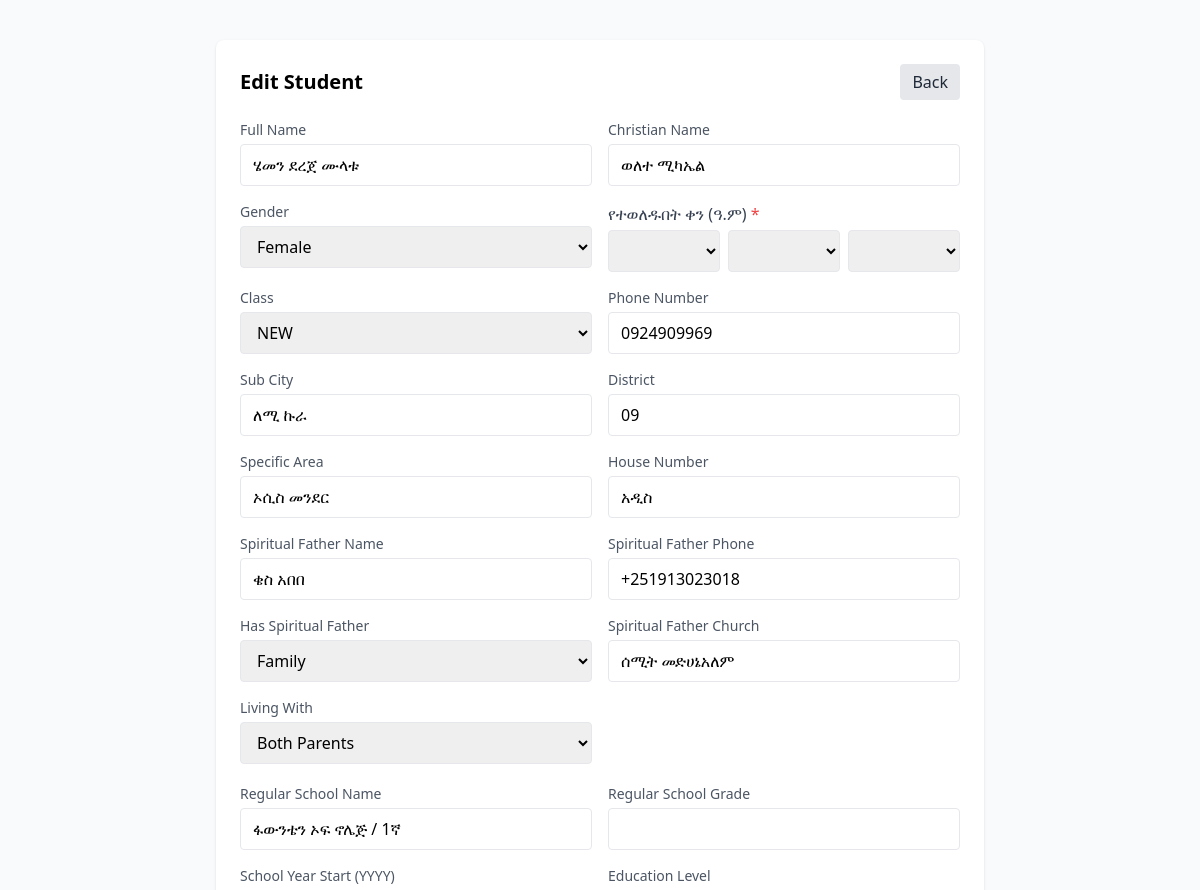
Before: /student_edit.php?id=138 (signed in, upper part) with the older database file.
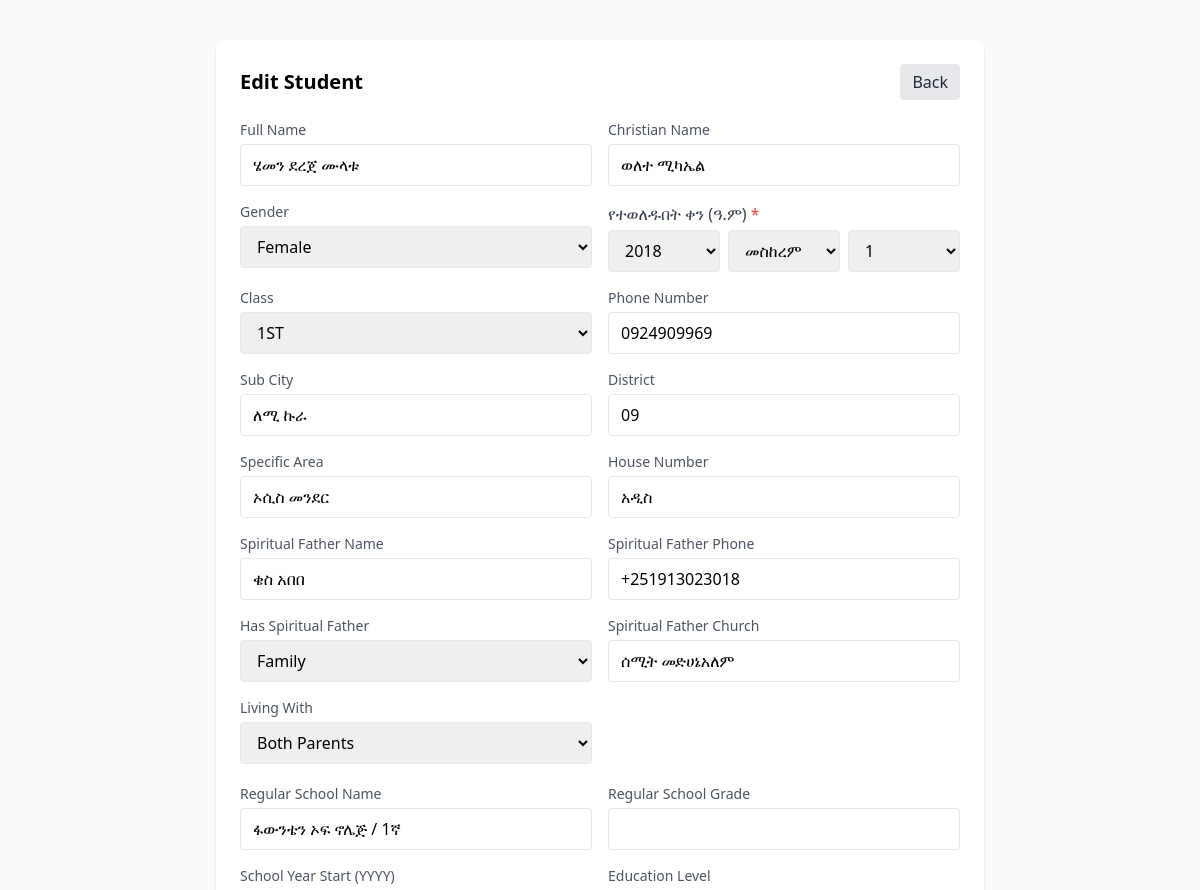
After: the same page with the newer database file.
### tables this page shows
CREATE TABLE `students` (
  `id` int(11) NOT NULL,
  `photo_path` varchar(255) DEFAULT NULL,
  `full_name` text NOT NULL,
  `christian_name` text DEFAULT NULL,
  `gender` enum('male','female') NOT NULL,
  `birth_date` date NOT NULL,
  `current_grade` varchar(32) NOT NULL DEFAULT 'new',
  `current_result_status` enum('pass','fail') DEFAULT NULL,
  `is_new_registration` tinyint(1) NOT NULL DEFAULT 0,
  `is_flagged` tinyint(1) NOT NULL DEFAULT 0,
  `school_year_start` int(11) DEFAULT NULL,
  `regular_school_name` text DEFAULT NULL,
  `regular_school_grade` text DEFAULT NULL,
  `phone_number` varchar(20) DEFAULT NULL,
  `has_spiritual_father` enum('own','family','none') NOT NULL,
  `spiritual_father_name` text DEFAULT NULL,
  `spiritual_father_phone` varchar(20) DEFAULT NULL,
  `spiritual_father_church` text DEFAULT NULL,
  `sub_city` text DEFAULT NULL,
  `district` text DEFAULT NULL,
  `specific_area` text DEFAULT NULL,
  `house_number` text DEFAULT NULL,
  `living_with` enum('both_parents','father_only','mother_only','relative_or_guardian') NOT NULL,
  `special_interests` text DEFAULT NULL,
  `siblings_in_school` text DEFAULT NULL,
  `physical_disability` text DEFAULT NULL,
  `weak_side` text DEFAULT NULL,
  `transferred_from_other_school` text DEFAULT NULL,
  `came_from_other_religion` text DEFAULT NULL,
  `created_at` timestamp NOT NULL DEFAULT current_timestamp(),
  `education_level` text DEFAULT NULL,
  `field_of_study` text DEFAULT NULL,
  `emergency_name` text DEFAULT NULL,
  `emergency_phone` text DEFAULT NULL,
  `emergency_alt_phone` text DEFAULT NULL,
  `emergency_address` text DEFAULT NULL,
  `flagged` tinyint(1) DEFAULT 0,
  `normalized_name` varchar(255) GENERATED ALWAYS AS (lcase(trim(`full_name`))) STORED
);

### student_edit.php (the view, shortened to what the changed rows need)
<?php
require 'config.php';
$student_id = isset($_GET['id']) ? intval($_GET['id']) : 0;
$sql = "SELECT s.*,
    f.full_name AS father_full_name, f.phone_number AS father_phone, f.occupation AS father_occupation,
    m.full_name AS mother_full_name, m.phone_number AS mother_phone, m.occupation AS mother_occupation,
    g.full_name AS guardian_full_name, g.phone_number AS guardian_phone, g.occupation AS guardian_occupation
FROM students s
LEFT JOIN parents f ON s.id = f.student_id AND f.parent_type = 'father'
LEFT JOIN parents m ON s.id = m.student_id AND m.parent_type = 'mother'
LEFT JOIN parents g ON s.id = g.student_id AND g.parent_type = 'guardian'
WHERE s.id = ? LIMIT 1";
$stmt = $pdo->prepare($sql);
$stmt->execute([$student_id]);
$s = $stmt->fetch(PDO::FETCH_ASSOC);
?>
<!DOCTYPE html>
<html lang="am">
<head>
    <script src="https://cdn.tailwindcss.com"></script>
</head>
<body class="bg-gray-50 font-sans">
    <div class="max-w-3xl mx-auto mt-10 bg-white rounded-lg shadow p-6">
        <div class="flex items-center justify-between mb-4">
            <h1 class="text-xl font-semibold">Edit Student</h1>
        </div>
        <form id="editForm" class="space-y-5" enctype="multipart/form-data">
            <div class="grid grid-cols-1 md:grid-cols-2 gap-4">
                <div>
                    <label class="block text-sm text-gray-600 mb-1">Full Name</label>
                    <input type="text" name="full_name" class="w-full px-3 py-2 border rounded" value="<?= htmlspecialchars($s['full_name'] ?? '') ?>">
                </div>
                <div>
                    <label class="block text-sm text-gray-600 mb-1">Christian Name</label>
                    <input type="text" name="christian_name" class="w-full px-3 py-2 border rounded" value="<?= htmlspecialchars($s['christian_name'] ?? '') ?>">
                </div>
                <div>
                    <label class="block text-sm text-gray-600 mb-1">Gender</label>
                    <select name="gender" class="w-full px-3 py-2 border rounded">
                        <option value="female" <?= ($s['gender']??'')==='female'?'selected':'' ?>>Female</option>
                    </select>
                </div>
                <div>
                    <div class="grid grid-cols-1 sm:grid-cols-3 gap-2">
                        <select id="edit_birth_year_et" name="birth_year_et" class="px-3 py-2 border rounded" required>
                            <option value="">ዓመት</option>
                        </select>
                        <select id="edit_birth_month_et" name="birth_month_et" class="px-3 py-2 border rounded" required>
                            <option value="">ወር</option>
                        </select>
                        <select id="edit_birth_day_et" name="birth_day_et" class="px-3 py-2 border rounded" required>
                            <option value="">ቀን</option>
                        </select>
                    </div>
                </div>
                <div>
                    <label class="block text-sm text-gray-600 mb-1">Class</label>
                    <select name="current_grade" class="w-full px-3 py-2 border rounded">
                        <?php foreach (['new','1st','2nd','3rd','4th','5th','6th','7th','8th','9th','10th','11th','12th'] as $g): ?>
                        <option value="<?= htmlspecialchars($g) ?>" <?= (($s['current_grade']??'')===$g)?'selected':'' ?>><?= strtoupper($g) ?></option>
                        <?php endforeach; ?>
                    </select>
                </div>
                <div>
                    <label class="block text-sm text-gray-600 mb-1">Phone Number</label>
                    <input type="text" name="phone_number" class="w-full px-3 py-2 border rounded" value="<?= htmlspecialchars($s['phone_number'] ?? '') ?>">
                </div>
                <div>
                    <label class="block text-sm text-gray-600 mb-1">Sub City</label>
                    <input type="text" name="sub_city" class="w-full px-3 py-2 border rounded" value="<?= htmlspecialchars($s['sub_city'] ?? '') ?>">
                </div>
                <div>
                    <label class="block text-sm text-gray-600 mb-1">District</label>
                    <input type="text" name="district" class="w-full px-3 py-2 border rounded" value="<?= htmlspecialchars($s['district'] ?? '') ?>">
                </div>
                <div>
                    <label class="block text-sm text-gray-600 mb-1">Specific Area</label>
                    <input type="text" name="specific_area" class="w-full px-3 py-2 border rounded" value="<?= htmlspecialchars($s['specific_area'] ?? '') ?>">
                </div>
                <div>
                    <label class="block text-sm text-gray-600 mb-1">House Number</label>
                    <input type="text" name="house_number" class="w-full px-3 py-2 border rounded" value="<?= htmlspecialchars($s['house_number'] ?? '') ?>">
                </div>
                <div>
                    <label class="block text-sm text-gray-600 mb-1">Spiritual Father Name</label>
                    <input type="text" name="spiritual_father_name" class="w-full px-3 py-2 border rounded" value="<?= htmlspecialchars($s['spiritual_father_name'] ?? '') ?>">
                </div>
                <div>
                    <label class="block text-sm text-gray-600 mb-1">Spiritual Father Phone</label>
                    <input type="text" name="spiritual_father_phone" class="w-full px-3 py-2 border rounded" value="<?= htmlspecialchars($s['spiritual_father_phone'] ?? '') ?>">
                </div>
                <div>
                    <label class="block text-sm text-gray-600 mb-1">Has Spiritual Father</label>
                    <select name="has_spiritual_father" class="w-full px-3 py-2 border rounded">
                        <?php $hsf = $s['has_spiritual_father'] ?? ''; ?>
                        <option value="family" <?= $hsf==='family'?'selected':'' ?>>Family</option>
                    </select>
                </div>
                <div>
                    <label class="block text-sm text-gray-600 mb-1">Spiritual Father Church</label>
                    <input type="text" name="spiritual_father_church" class="w-full px-3 py-2 border rounded" value="<?= htmlspecialchars($s['spiritual_father_church'] ?? '') ?>">
                </div>
                <div>
                    <label class="block text-sm text-gray-600 mb-1">Living With</label>
                    <select name="living_with" class="w-full px-3 py-2 border rounded">
                        <?php $lw = $s['living_with'] ?? ''; ?>
                        <option value="both_parents" <?= $lw==='both_parents'?'selected':'' ?>>Both Parents</option>
                    </select>
                </div>
            </div>
            <div class="grid grid-cols-1 md:grid-cols-2 gap-4">
                <div>
                    <label class="block text-sm text-gray-600 mb-1">Regular School Name</label>
                    <input type="text" name="regular_school_name" class="w-full px-3 py-2 border rounded" value="<?= htmlspecialchars($s['regular_school_name'] ?? '') ?>">
                </div>
            </div>
        </form>
    </div>
</body>
</html>

Changed rows visible on the page:
changed students "ሄመን ደረጀ ሙላቱ": current_grade "NEW" → "1ST"
Other visible differences:
form field birth_year_et: (not shown) → "2018"
form field birth_month_et: (not shown) → "መስከረም"
form field birth_day_et: (not shown) → "1"
